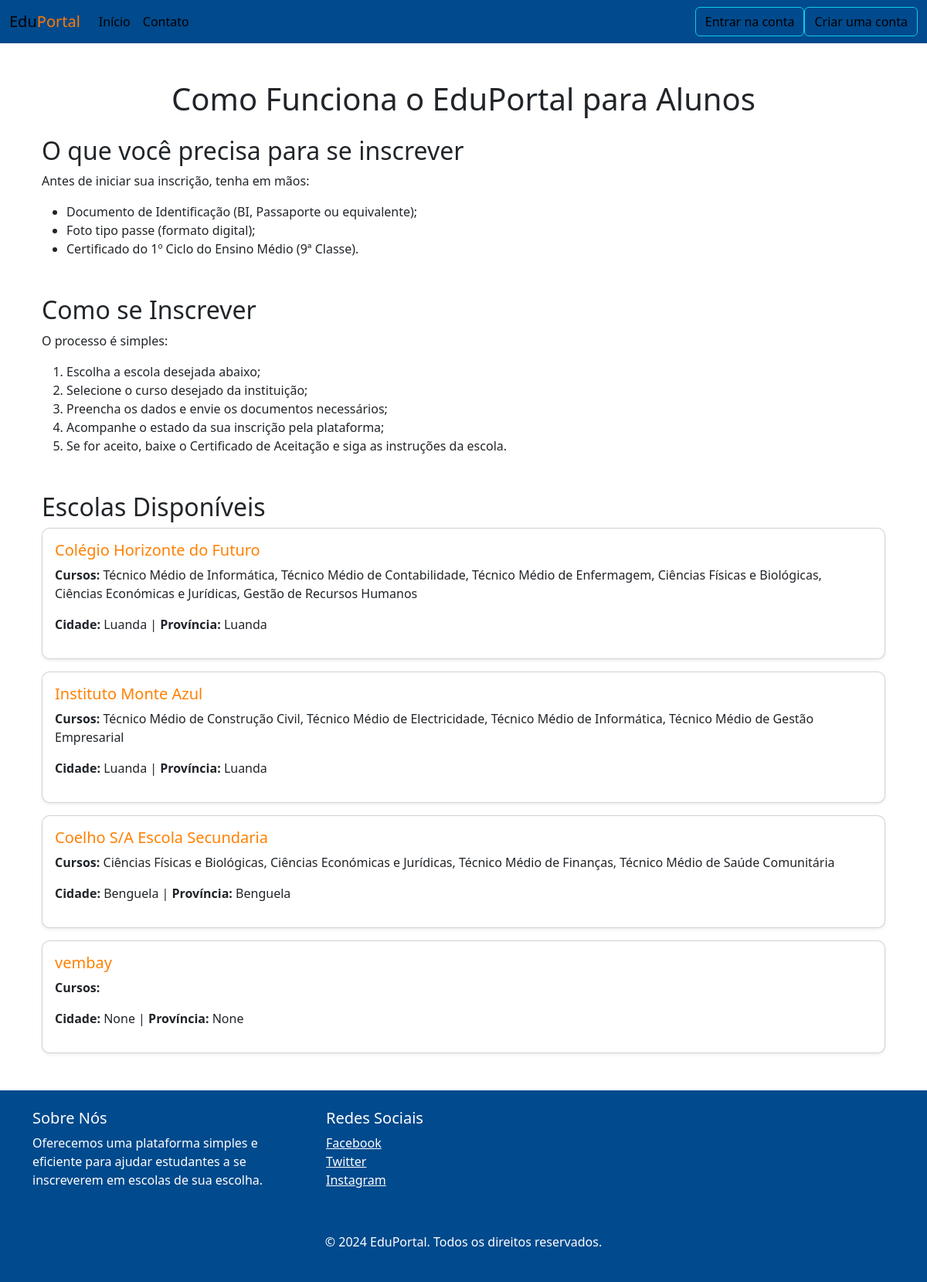
/como-funciona-alunos, run on the app's committed database.
### app.py (models this page shows, shortened)
class Instituicao(UserMixin, db.Model):
    __tablename__ = 'instituicao'
    id = db.Column(db.Integer, primary_key=True)
    nome_instituicao = db.Column(db.String(255), nullable=False)
    email = db.Column(db.String(255), nullable=False)
    tipo = db.Column(db.String(50), default="instituicao", nullable=False)
    endereco = db.Column(db.String(255), nullable=True)
    cidade = db.Column(db.String(100), nullable=True)
    provincia = db.Column(db.String(100), nullable=True)
    telefone = db.Column(db.String(20), nullable=True)
    descricao = db.Column(db.Text, nullable=True)
    status = db.Column(db.String(50), default="ativo", nullable=False)
    created_at = db.Column(
        db.DateTime, default=datetime.utcnow, nullable=False)
    data_atualizacao = db.Column(
        db.DateTime, default=datetime.utcnow, onupdate=datetime.utcnow)
    inscricoes = db.relationship('Inscricao', backref='instituicao_rel', lazy=True)
    cursos = db.Column(db.String(1000), nullable=True, default="")
    numero_vagas = db.Column(db.Integer, nullable=True)
    funcionarios = db.relationship(
        'Funcionario', backref='instituicao', lazy=True)

### app.py (the view)
@app.route("/como-funciona-alunos")
def como_funciona_alunos():
    escolas = Instituicao.query.filter_by(status="ativo").all()
    return render_template("como_funciona_alunos.html", escolas=escolas)

### templates/como_funciona_alunos.html (shortened to what this page needs)
{% extends "base_txt.html" %}
{% block conteudo %}
<div class="container mt-5">
    <h1 class="text-azul text-center mb-4">Como Funciona o EduPortal para Alunos</h1>
    <section class="mb-5">
        <h2 class="text-laranja">O que você precisa para se inscrever</h2>
        <p>Antes de iniciar sua inscrição, tenha em mãos:</p>
        <ul>
            <li>Documento de Identificação (BI, Passaporte ou equivalente);</li>
            <li>Foto tipo passe (formato digital);</li>
            <li>Certificado do 1º Ciclo do Ensino Médio (9ª Classe).</li>
        </ul>
    </section>
    <section class="mb-5">
        <h2 class="text-laranja">Como se Inscrever</h2>
        <p>O processo é simples:</p>
        <ol>
            <li>Escolha a escola desejada abaixo;</li>
            <li>Selecione o curso desejado da instituição;</li>
            <li>Preencha os dados e envie os documentos necessários;</li>
            <li>Acompanhe o estado da sua inscrição pela plataforma;</li>
            <li>Se for aceito, baixe o Certificado de Aceitação e siga as instruções da escola.</li>
        </ol>
    </section>
    <section class="mb-5">
        <h2 class="text-laranja">Escolas Disponíveis</h2>
        {% for escola in escolas %}
        <div class="card mb-3 shadow-sm">
            <div class="card-body">
                <h5 class="card-title text-azul">{{ escola.nome_instituicao }}</h5>
                <p><strong>Cursos:</strong> {{ escola.cursos.split(',') | join(', ') }}</p>
                <p><strong>Cidade:</strong> {{ escola.cidade }} | <strong>Província:</strong> {{ escola.provincia }}</p>
            </div>
        </div>
        {% endfor %}
    </section>
</div>
{% endblock %}

### templates/base_txt.html (shortened to what this page needs)
<!DOCTYPE html>
<html lang="pt">
<head>
    <link rel="stylesheet" href="{{ url_for('static', filename='css/bootstrap.min.css') }}">
</head>
<body>
    <nav class="navbar navbar-expand-lg" style="background-color: #004A8D;">
        <div class="container-fluid">
          <a class="navbar-brand" href="#">Edu<span style="color: #FF7A00;">Portal</span></a>
          <div class="collapse navbar-collapse" id="navbarSupportedContent">
            <ul class="navbar-nav me-auto mb-2 mb-lg-0">
              <li class="nav-item">
                <a class="nav-link active" aria-current="page" href="{{ url_for('index') }}">Início</a>
              </li>
              <li class="nav-item">
                  <a class="nav-link active" aria-current="page" href="{{ url_for('index') }}#Contato">Contato</a>
              </li>
            </ul>
            <form class="d-flex" role="button">
                <a href="{{ url_for('login') }}"><button type="button" class="btn btn-outline-info" style="color: black;">Entrar na conta</button></a>
                <a href="{{ url_for('cadastro') }}"><button type="button" class="btn btn-outline-info" style="color: black;"> Criar uma conta</button></a>
            </form>
          </div>
        </div>
    </nav>
    <main class="container mt-4">
        {% block conteudo %}{% endblock %}
    </main>
<footer class="text-white py-4" style="background-color: #004A8D;">
    <div class="container">
        <div class="row">
            <div class="col-md-4 mb-3">
                <h5>Sobre Nós</h5>
                <p>Oferecemos uma plataforma simples e eficiente para ajudar estudantes a se inscreverem em escolas de sua escolha.</p>
            </div>
            <div class="col-md-4 mb-3">
                <h5>Redes Sociais</h5>
                <a href="#" class="text-white me-3"> Facebook</a><br>
                <a href="#" class="text-white me-3"> Twitter</a><br>
                <a href="#" class="text-white me-3"> Instagram</a>
            </div>
        </div>
        <div class="row mt-4">
            <div class="col text-center">
                <p>&copy; 2024 EduPortal. Todos os direitos reservados.</p>
            </div>
        </div>
    </div>
</footer>
</body>
</html>

### templates/base_txt.html (style rules this page uses)
body { background-color: #ffffff; }
.card { background-color: #fff; border-radius: 10px; box-shadow: 0 4px 8px rgba(0, 0, 0, 0.1); }
.card-title { color: #ff8000; }

### data on the page
Instituicao: nome_instituicao "Colégio Horizonte do Futuro", cursos.split "Técnico Médio de Informática, Técnico Médio de Contabilidade, Técnico Médio de Enfermagem, Ciências Físicas e Biológicas, Ciências Económicas e Jurídicas, Gestão de Recursos Humanos", cidade "Luanda", provincia "Luanda"
Instituicao: nome_instituicao "Instituto Monte Azul", cursos.split "Técnico Médio de Construção Civil, Técnico Médio de Electricidade, Técnico Médio de Informática, Técnico Médio de Gestão Empresarial", cidade "Luanda", provincia "Luanda"
Instituicao: nome_instituicao "Coelho S/A Escola Secundaria", cursos.split "Ciências Físicas e Biológicas, Ciências Económicas e Jurídicas, Técnico Médio de Finanças, Técnico Médio de Saúde Comunitária", cidade "Benguela", provincia "Benguela"
Instituicao: nome_instituicao "vembay", cidade "None", provincia "None"
